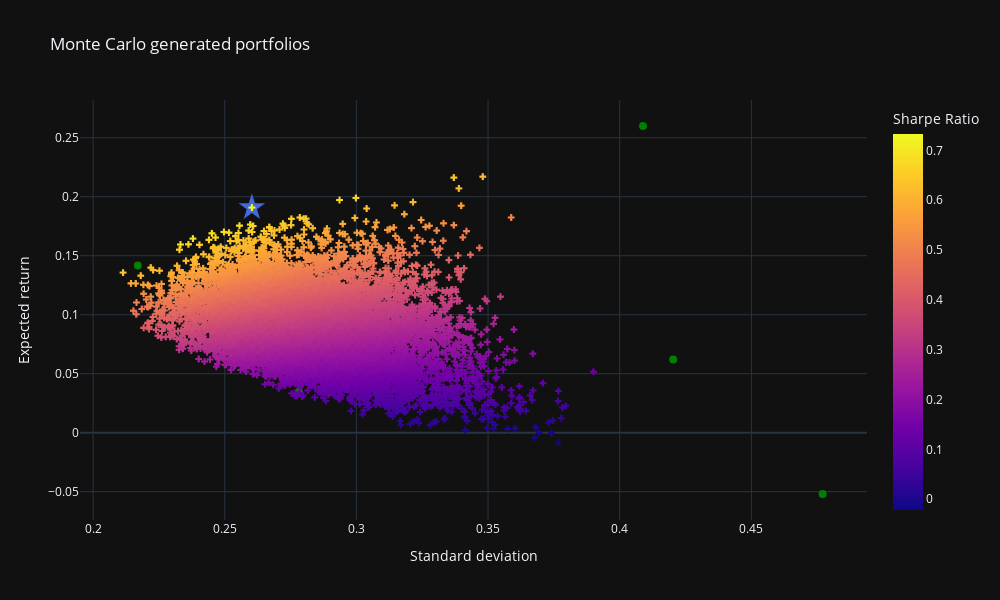

The notebook cell saved with this chart:
### Code cell
# Plot portfolios in mu-sigma plane
configure_plotly_browser_state()
fig = px.scatter(
    portfolioSamples, x='port_vols', y='port_rets', color='sharpe_ratio',
    labels={'port_vols': 'Standard deviation', 'port_rets': 'Expected return',
            'sharpe_ratio': 'Sharpe Ratio'},
            title='Monte Carlo generated portfolios'
).update_traces(mode='markers',marker=dict(symbol='cross'))

# Plot max sharpe
fig.add_scatter(
    mode='markers',
    x=[portfolioSamples.iloc[portfolioSamples.sharpe_ratio.idxmax()]['port_vols']],
    y=[portfolioSamples.iloc[portfolioSamples.sharpe_ratio.idxmax()]['port_rets']],
    marker=dict(color='RoyalBlue', size=20, symbol='star'),
    name = 'Max Sharpe',
).update(layout_showlegend=False)

fig.add_scatter(
    x=partial_statistics["Average annual volatility"],
    y=partial_statistics["Average annual return"],
    text = [f'Asset: {index}<br>Standard deviation: {vol:.2f}<br>Expected return: {ret:.2f}' 
            for index, vol, ret in zip(partial_statistics.index, partial_statistics["Average annual volatility"], partial_statistics["Average annual return"])],
    hoverinfo='text',
    mode='markers',
    marker=dict(color='green', size=8),
)

# Show spikes
fig.update_xaxes(showspikes=True)
fig.update_yaxes(showspikes=True)
fig.show()

### Figure 1 — Plotly figure (JSON) as saved in the notebook; plotly's stock layout.template omitted (floating-point values rounded to 4 significant figures; data arrays with more than 128 entries replaced by an {"elided": "..."} marker saying what was removed)
{"data": [{"hovertemplate": "Standard deviation=%{x}<br>Expected return=%{y}<br>Sharpe Ratio=%{marker.color}<extra></extra>", "legendgroup": "", "marker": {"color": {"elided": "10000 float values"}, "coloraxis": "coloraxis", "symbol": "cross"}, "mode": "markers", "name": "", "showlegend": false, "type": "scattergl", "x": {"elided": "10000 float values"}, "xaxis": "x", "y": {"elided": "10000 float values"}, "yaxis": "y"}, {"marker": {"color": "RoyalBlue", "size": 20, "symbol": "star"}, "mode": "markers", "name": "Max Sharpe", "type": "scatter", "x": [0.2603], "y": [0.1908]}, {"hoverinfo": "text", "marker": {"color": "green", "size": 8}, "mode": "markers", "text": ["Asset: ENI.MI<br>Standard deviation: 0.28<br>Expected return: 0.03", "Asset: LDO.MI<br>Standard deviation: 0.42<br>Expected return: 0.06", "Asset: STMMI.MI<br>Standard deviation: 0.41<br>Expected return: 0.26", "Asset: TRN.MI<br>Standard deviation: 0.22<br>Expected return: 0.14", "Asset: UCG.MI<br>Standard deviation: 0.48<br>Expected return: -0.05"], "type": "scatter", "x": [0.2782, 0.4203, 0.4089, 0.217, 0.4771], "y": [0.03476, 0.06217, 0.26, 0.1418, -0.05193]}], "layout": {"coloraxis": {"colorbar": {"title": {"text": "Sharpe Ratio"}}, "colorscale": [[0, "#0d0887"], [0.1111, "#46039f"], [0.2222, "#7201a8"], [0.3333, "#9c179e"], [0.4444, "#bd3786"], [0.5556, "#d8576b"], [0.6667, "#ed7953"], [0.7778, "#fb9f3a"], [0.8889, "#fdca26"], [1, "#f0f921"]]}, "height": 600, "legend": {"tracegroupgap": 0}, "showlegend": false, "title": {"text": "Monte Carlo generated portfolios"}, "width": 1000, "xaxis": {"anchor": "y", "domain": [0, 1], "showspikes": true, "title": {"text": "Standard deviation"}}, "yaxis": {"anchor": "x", "domain": [0, 1], "showspikes": true, "title": {"text": "Expected return"}}}}
